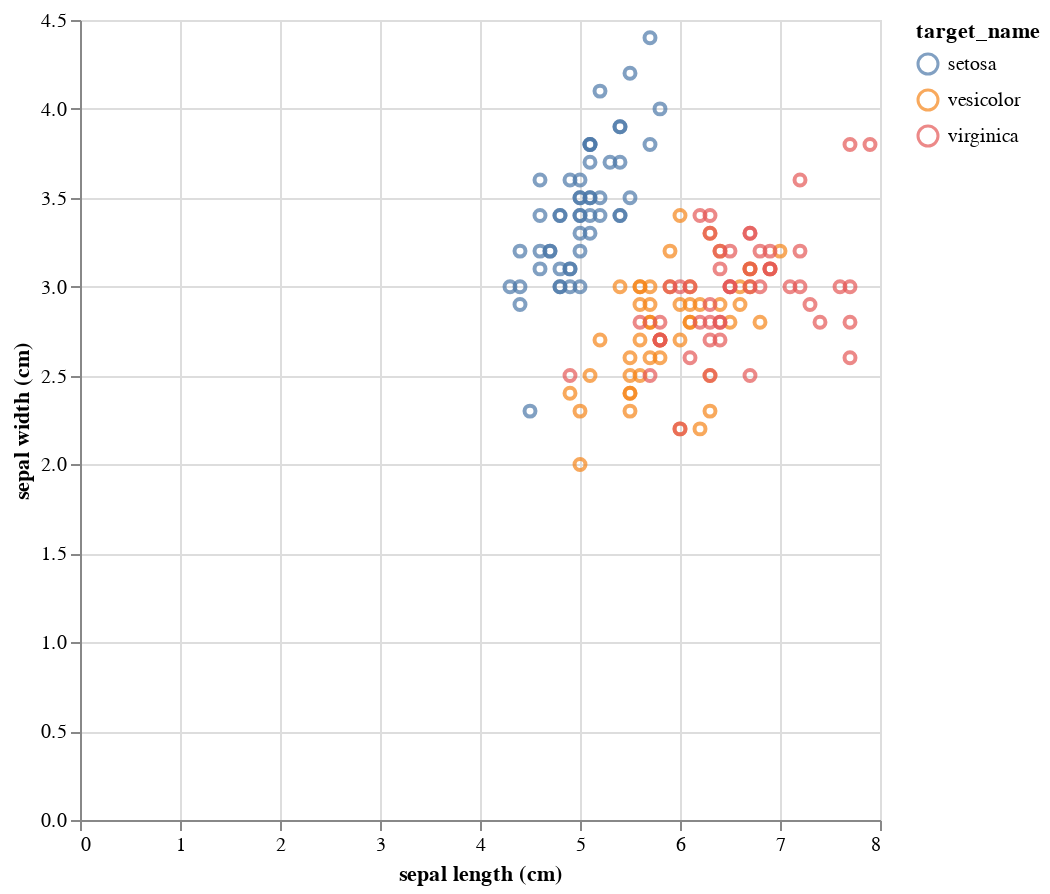

Notebook code cell kept with this figure:
### Code cell
# altair
scatter = alt.Chart(df_iris).mark_point().encode(
    x='sepal length (cm)',
    y='sepal width (cm)',
    color = 'target_name',
)
scatter.properties(
    width=400,
    height=400
)

### Figure 1 — Vega-Lite specification as saved in the notebook (floating-point values rounded to 4 significant figures; data arrays with more than 128 entries replaced by an {"elided": "..."} marker saying what was removed)
{"config": {"view": {"continuousWidth": 400, "continuousHeight": 300}}, "data": {"name": "data-c508e83522cf5086547ab1ed5419d11b"}, "mark": "point", "encoding": {"color": {"field": "target_name", "type": "nominal"}, "x": {"field": "sepal length (cm)", "type": "quantitative"}, "y": {"field": "sepal width (cm)", "type": "quantitative"}}, "height": 400, "width": 400, "$schema": "https://vega.github.io/schema/vega-lite/v4.17.0.json", "datasets": {"data-c508e83522cf5086547ab1ed5419d11b": {"elided": "150 records"}}}
